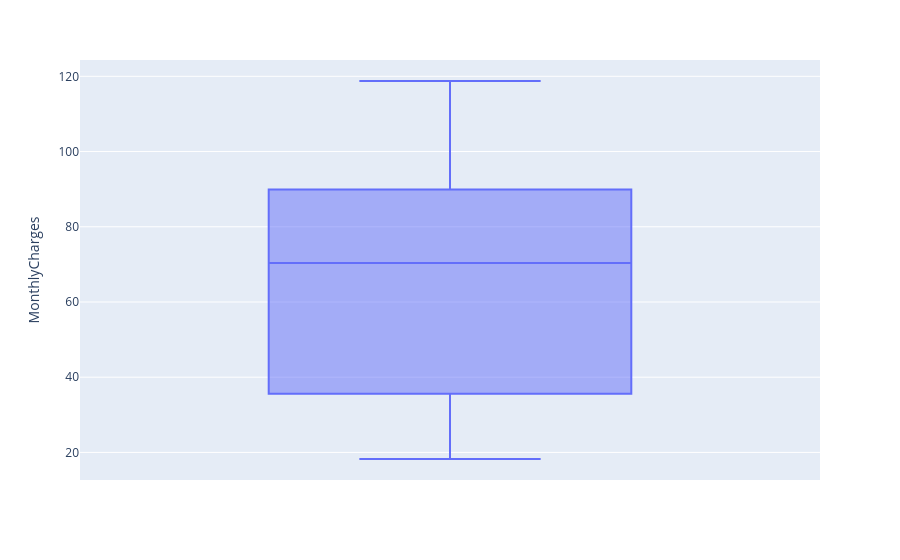

This figure's notebook cell:
### Code cell
px.box(num_telecom, y='MonthlyCharges')

### Figure 1 — Plotly figure (JSON) as saved in the notebook; plotly's stock layout.template omitted (floating-point values rounded to 4 significant figures; data arrays with more than 128 entries replaced by an {"elided": "..."} marker saying what was removed)
{"data": [{"alignmentgroup": "True", "hovertemplate": "MonthlyCharges=%{y}<extra></extra>", "legendgroup": "", "marker": {"color": "#636efa"}, "name": "", "notched": false, "offsetgroup": "", "orientation": "v", "showlegend": false, "type": "box", "x0": " ", "xaxis": "x", "y": {"elided": "7032 float values"}, "y0": " ", "yaxis": "y"}], "layout": {"boxmode": "group", "legend": {"tracegroupgap": 0}, "margin": {"t": 60}, "xaxis": {"anchor": "y", "domain": [0, 1]}, "yaxis": {"anchor": "x", "domain": [0, 1], "title": {"text": "MonthlyCharges"}}}}
